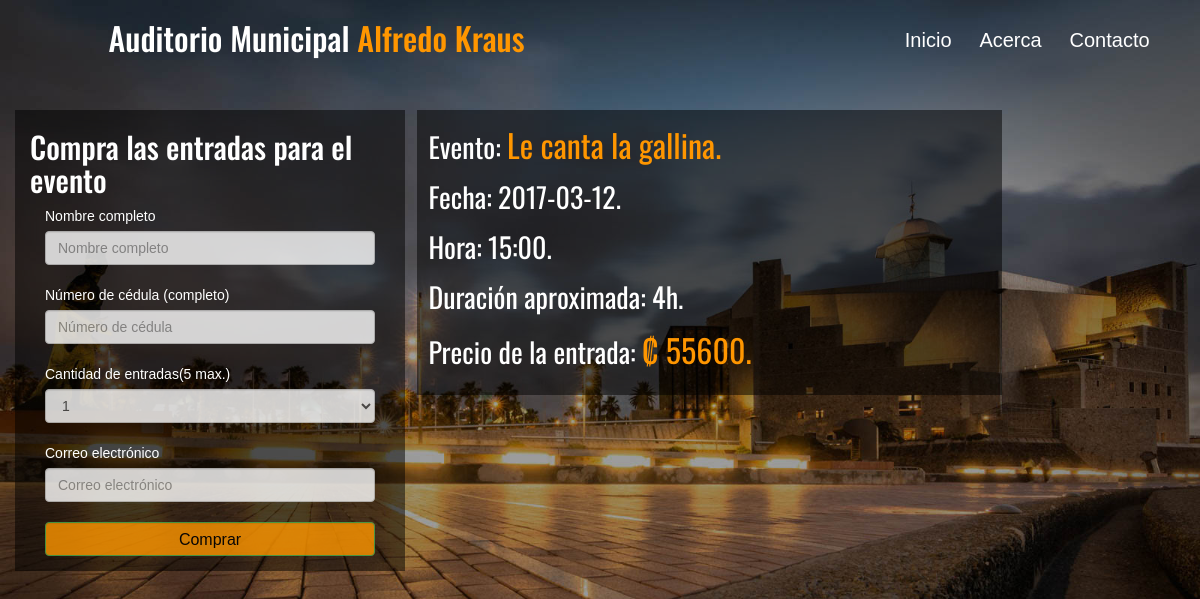
Screenshot of /buy.php?id=D with the database file from the repository.
### tables this page shows
CREATE TABLE IF NOT EXISTS `concierto` (
  `idConcierto` varchar(255) NOT NULL,
  `fechaConcierto` date NOT NULL,
  `horaConcierto` varchar(255) NOT NULL,
  `tituloConcierto` varchar(255) NOT NULL,
  `duracionConcierto` varchar(255) NOT NULL,
  `precioConcierto` int(10) unsigned NOT NULL,
  `idPrograma` int(10) NOT NULL,
  `idTemporada` int(10) NOT NULL,
  `idGrupo` int(10) unsigned DEFAULT NULL,
  `idOrquesta` int(10) DEFAULT NULL,
  `cedulaMusico` varchar(255) DEFAULT NULL
);

### classes/databaseClass.php (called while the page is built, shortened)
<?php
class Database{
	private $username = 	'root';
	private $password = 	'';
	private $host = 		'localhost';
	private $database = 	'info_conciertos';
	function __construct(){
		try{
			$this->connection = new PDO("mysql:host=".$this->host.";dbname=".$this->database, $this->username, $this->password);
		}catch(PDOException $error){
			die();
		}
	}
}
?>

### buy.php (called while the page is built, shortened)
<?php
require_once('./classes/concertClass.php');
$id = $_GET['id'];
$concertData = new drawConcertTable();
$concertItems= $concertData->eventInfo($id);
include('views/header.php');
include('views/body.php');
include('views/form.php');
include('views/event-info.php');
include('views/footer.php');
?>

### classes/concertClass.php (called while the page is built, shortened)
<?php
require_once('DatabaseClass.php');
class drawConcertTable extends Database{
	function eventInfo($id){
		$query = $this->connection->prepare('SELECT idConcierto, tituloConcierto, fechaConcierto, horaConcierto, duracionConcierto, precioConcierto FROM concierto WHERE idConcierto = :id');
		$bind = array(
			':id' => $id
		);
		if($query->execute($bind)){
			return $query->fetchAll();
		}
		return false;
	}
}
?>

### views/event-info.php (the view)
<?php
	foreach ($concertItems as $key => $item) {
		echo'
			<div class="table-container col-md-6 info-event">
				<p>'.'Evento: <span>'.$item['tituloConcierto'].'.</span>'.'</p>
				<p>'.'Fecha: '.$item['fechaConcierto'].'.'.'</p>
				<p>'.'Hora: '.$item['horaConcierto'].'.'.'</p>
				<p>'.'Duración aproximada: '.$item['duracionConcierto'].'.'.'</p>
				<p>'.'Precio de la entrada:  <span>&#8353 '.$item['precioConcierto'].'.<span>'.'</p>
			</div>
		';
	}
?>

### css/main.css (style rules this page uses)
body { background-size: 100%; color: #fff; font-family: sans-serif; }
.buy_page { background: url( ../img/auditorio1.jpg ); background-size: cover; }
span { color: #ff9600; font-family: Oswald; font-size: 32px; }
.table-container { background-color: rgba( 0, 0, 0, 0.50 ); margin-top: 40px; }
.info-event { font-family: Oswald; font-size: 2em; margin-left: 1%; padding: 1%; }

### rows the page displays
concierto: tituloConcierto "Le canta la gallina", fechaConcierto "2017-03-12", horaConcierto "15:00", duracionConcierto "4h", precioConcierto "55600"
